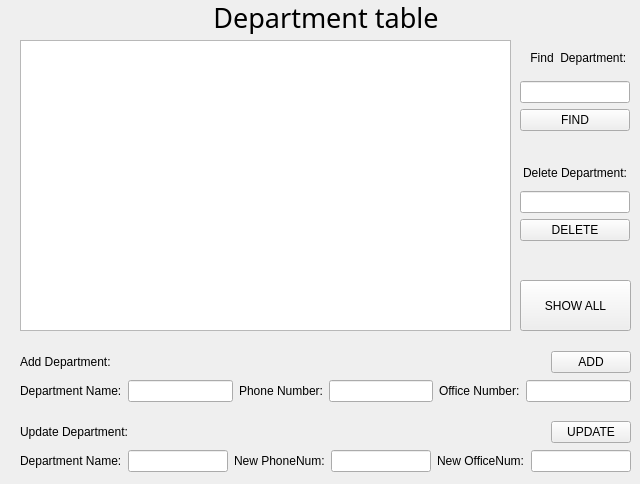
    <widget class="QWidget" name="department_page">
     <widget class="QWidget" name="layoutWidget_2">
      <property name="geometry">
       <rect>
        <x>20</x>
        <y>0</y>
        <width>611</width>
        <height>34</height>
       </rect>
      </property>
      <layout class="QHBoxLayout" name="horizontalLayout_11">
       <item>
        <spacer name="horizontalSpacer_14">
         <property name="orientation">
          <enum>Qt::Horizontal</enum>
         </property>
         <property name="sizeHint" stdset="0">
          <size>
           <width>40</width>
           <height>20</height>
          </size>
         </property>
        </spacer>
       </item>
       <item>
        <widget class="QLabel" name="label_22">
         <property name="font">
          <font>
           <family>Perpetua Titling MT</family>
           <pointsize>20</pointsize>
          </font>
         </property>
         <property name="text">
          <string>Department table</string>
         </property>
         <property name="alignment">
          <set>Qt::AlignCenter</set>
         </property>
        </widget>
       </item>
       <item>
        <spacer name="horizontalSpacer_15">
         <property name="orientation">
          <enum>Qt::Horizontal</enum>
         </property>
         <property name="sizeHint" stdset="0">
          <size>
           <width>40</width>
           <height>20</height>
          </size>
         </property>
        </spacer>
       </item>
      </layout>
     </widget>
     <widget class="QTableView" name="tableView_dept">
      <property name="geometry">
       <rect>
        <x>20</x>
        <y>40</y>
        <width>491</width>
        <height>291</height>
       </rect>
      </property>
     </widget>
     <widget class="QWidget" name="layoutWidget">
      <property name="geometry">
       <rect>
        <x>20</x>
        <y>350</y>
        <width>611</width>
        <height>55</height>
       </rect>
      </property>
      <layout class="QVBoxLayout" name="verticalLayout_2">
       <item>
        <layout class="QHBoxLayout" name="horizontalLayout_13">
         <item>
          <widget class="QLabel" name="label_23">
           <property name="text">
            <string>Add Department:</string>
           </property>
          </widget>
         </item>
         <item>
          <spacer name="horizontalSpacer_16">
           <property name="orientation">
            <enum>Qt::Horizontal</enum>
           </property>
           <property name="sizeHint" stdset="0">
            <size>
             <width>40</width>
             <height>20</height>
            </size>
           </property>
          </spacer>
         </item>
         <item>
          <widget class="QPushButton" name="btn_addDept">
           <property name="text">
            <string>ADD</string>
           </property>
          </widget>
         </item>
        </layout>
       </item>
       <item>
        <layout class="QHBoxLayout" name="horizontalLayout_12">
         <item>
          <widget class="QLabel" name="label_24">
           <property name="text">
            <string>Department Name:</string>
           </property>
          </widget>
         </item>
         <item>
          <widget class="QLineEdit" name="lineEdit_deptNamADD"/>
         </item>
         <item>
          <widget class="QLabel" name="label_25">
           <property name="text">
            <string>Phone Number:</string>
           </property>
          </widget>
         </item>
         <item>
          <widget class="QLineEdit" name="lineEdit_deptPnADD"/>
         </item>
         <item>
          <widget class="QLabel" name="label_26">
           <property name="text">
            <string>Office Number:</string>
           </property>
          </widget>
         </item>
         <item>
          <widget class="QLineEdit" name="lineEdit_deptOnAdd"/>
         </item>
        </layout>
       </item>
      </layout>
     </widget>
     <widget class="QPushButton" name="btn_showAllDept">
      <property name="geometry">
       <rect>
        <x>520</x>
        <y>280</y>
        <width>111</width>
        <height>51</height>
       </rect>
      </property>
      <property name="text">
       <string>SHOW ALL</string>
      </property>
     </widget>
     <widget class="QWidget" name="layoutWidget">
      <property name="geometry">
       <rect>
        <x>520</x>
        <y>160</y>
        <width>110</width>
        <height>81</height>
       </rect>
      </property>
      <layout class="QVBoxLayout" name="verticalLayout_4">
       <item>
        <widget class="QLabel" name="label_27">
         <property name="text">
          <string>Delete Department:</string>
         </property>
         <property name="alignment">
          <set>Qt::AlignCenter</set>
         </property>
        </widget>
       </item>
       <item>
        <widget class="QLineEdit" name="lineEdit_deptDel"/>
       </item>
       <item>
        <widget class="QPushButton" name="btn_delDept">
         <property name="text">
          <string>DELETE</string>
         </property>
        </widget>
       </item>
      </layout>
     </widget>
     <widget class="QWidget" name="layoutWidget">
      <property name="geometry">
       <rect>
        <x>520</x>
        <y>40</y>
        <width>110</width>
        <height>91</height>
       </rect>
      </property>
      <layout class="QVBoxLayout" name="verticalLayout_3">
       <item>
        <widget class="QLabel" name="label_28">
         <property name="text">
          <string>  Find  Department:</string>
         </property>
         <property name="alignment">
          <set>Qt::AlignCenter</set>
         </property>
        </widget>
       </item>
       <item>
        <widget class="QLineEdit" name="lineEdit_deptFind"/>
       </item>
       <item>
        <widget class="QPushButton" name="btn_findDept">
         <property name="text">
          <string>FIND</string>
         </property>
        </widget>
       </item>
      </layout>
     </widget>
     <widget class="QWidget" name="layoutWidget">
      <property name="geometry">
       <rect>
        <x>20</x>
        <y>420</y>
        <width>611</width>
        <height>55</height>
       </rect>
      </property>
      <layout class="QVBoxLayout" name="verticalLayout_5">
       <item>
        <layout class="QHBoxLayout" name="horizontalLayout_15">
         <item>
          <widget class="QLabel" name="label_32">
           <property name="text">
            <string>Update Department:</string>
           </property>
          </widget>
         </item>
         <item>
          <spacer name="horizontalSpacer_17">
           <property name="orientation">
            <enum>Qt::Horizontal</enum>
           </property>
           <property name="sizeHint" stdset="0">
            <size>
             <width>40</width>
             <height>20</height>
            </size>
           </property>
          </spacer>
         </item>
         <item>
          <widget class="QPushButton" name="btn_deptUd">
           <property name="text">
            <string>UPDATE</string>
           </property>
          </widget>
         </item>
        </layout>
       </item>
       <item>
        <layout class="QHBoxLayout" name="horizontalLayout_14">
         <item>
          <widget class="QLabel" name="label_29">
           <property name="text">
            <string>Department Name:</string>
           </property>
          </widget>
         </item>
         <item>
          <widget class="QLineEdit" name="lineEdit_deptNameUd"/>
         </item>
         <item>
          <widget class="QLabel" name="label_30">
           <property name="text">
            <string>New PhoneNum:</string>
           </property>
          </widget>
         </item>
         <item>
          <widget class="QLineEdit" name="lineEdit_deptPnUd"/>
         </item>
         <item>
          <widget class="QLabel" name="label_31">
           <property name="text">
            <string>New OfficeNum:</string>
           </property>
          </widget>
         </item>
         <item>
          <widget class="QLineEdit" name="lineEdit_deptOnUd"/>
         </item>
        </layout>
       </item>
      </layout>
     </widget>
    </widget>
